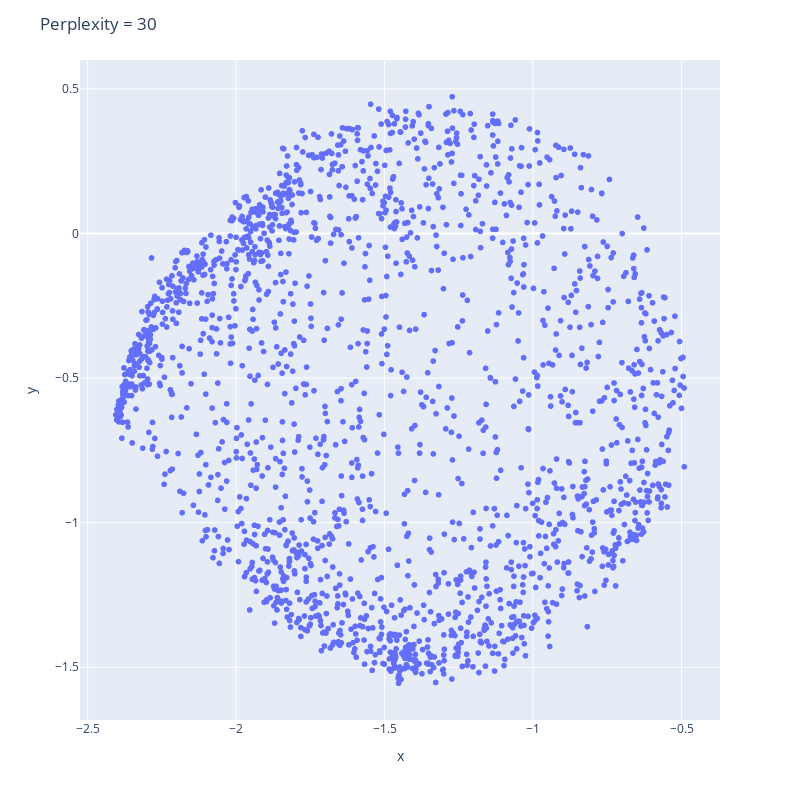

Write notebook code for a chart like this one.
### Code cell
selected_iloc = 26
embedding_coordinates_table = pd.DataFrame({"feature_id" : extract_feature_ids_from_spectra(pipeline.spectra_matchms)})
embedding_coordinates_table["x"] = pipeline.tsne_grid[selected_iloc].x_coordinates
embedding_coordinates_table["y"] = pipeline.tsne_grid[selected_iloc].y_coordinates
plot_selected_embedding(embedding_coordinates_table).update_layout(title = "Perplexity = 30")

### Figure 1 — Plotly figure (JSON) as saved in the notebook; plotly's stock layout.template omitted (floating-point values rounded to 4 significant figures; data arrays with more than 128 entries replaced by an {"elided": "..."} marker saying what was removed)
{"data": [{"customdata": {"elided": "1975x1 str values"}, "hovertemplate": "x=%{x}<br>y=%{y}<br>feature_id=%{customdata[0]}<extra></extra>", "legendgroup": "", "marker": {"color": "#636efa", "symbol": "circle"}, "mode": "markers", "name": "", "showlegend": false, "type": "scattergl", "x": {"elided": "1975 float values"}, "xaxis": "x", "y": {"elided": "1975 float values"}, "yaxis": "y"}], "layout": {"height": 800, "legend": {"tracegroupgap": 0}, "margin": {"t": 60}, "title": {"text": "Perplexity = 30"}, "width": 800, "xaxis": {"anchor": "y", "domain": [0, 1], "title": {"text": "x"}}, "yaxis": {"anchor": "x", "domain": [0, 1], "title": {"text": "y"}}}}
